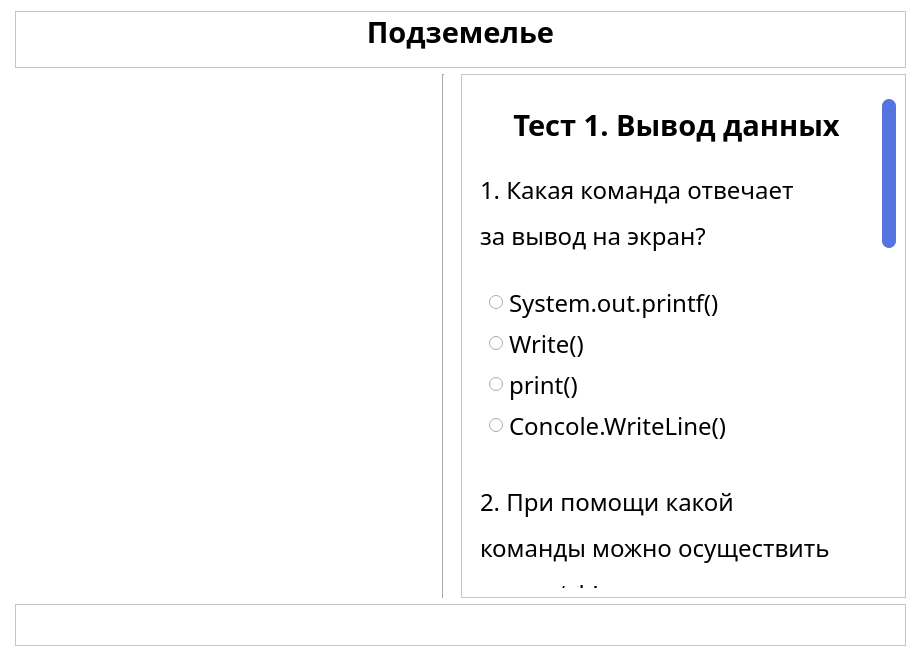
<?xml version="1.0" encoding="UTF-8"?>
<ui version="4.0">
 <class>Padavan_l1_2</class>
 <widget class="QMainWindow" name="Padavan_l1_2">
  <property name="geometry">
   <rect>
    <x>0</x>
    <y>0</y>
    <width>915</width>
    <height>657</height>
   </rect>
  </property>
  <property name="maximumSize">
   <size>
    <width>915</width>
    <height>657</height>
   </size>
  </property>
  <property name="windowTitle">
   <string>Level 1</string>
  </property>
  <property name="windowIcon">
   <iconset resource="../image/resource_rc.qrc">
    <normaloff>:/recurce/icon.png</normaloff>:/recurce/icon.png</iconset>
  </property>
  <widget class="QWidget" name="centralwidget">
   <property name="minimumSize">
    <size>
     <width>915</width>
     <height>657</height>
    </size>
   </property>
   <property name="styleSheet">
    <string notr="true">background-color: rgb(255, 255, 255);</string>
   </property>
   <layout class="QGridLayout" name="gridLayout">
    <property name="leftMargin">
     <number>15</number>
    </property>
    <property name="topMargin">
     <number>11</number>
    </property>
    <property name="bottomMargin">
     <number>11</number>
    </property>
    <item row="1" column="0">
     <widget class="QLabel" name="label_2">
      <property name="minimumSize">
       <size>
        <width>421</width>
        <height>483</height>
       </size>
      </property>
      <property name="maximumSize">
       <size>
        <width>421</width>
        <height>483</height>
       </size>
      </property>
      <property name="text">
       <string>&lt;html&gt;&lt;head/&gt;&lt;body&gt;&lt;p&gt;&lt;img src=&quot;:/recurce/Padavan_l1_2_image.png&quot;/&gt;&lt;/p&gt;&lt;/body&gt;&lt;/html&gt;</string>
      </property>
     </widget>
    </item>
    <item row="1" column="1">
     <widget class="Line" name="line">
      <property name="layoutDirection">
       <enum>Qt::LeftToRight</enum>
      </property>
      <property name="orientation">
       <enum>Qt::Vertical</enum>
      </property>
     </widget>
    </item>
    <item row="2" column="0" colspan="4">
     <widget class="QFrame" name="frame_2">
      <property name="maximumSize">
       <size>
        <width>16777215</width>
        <height>50</height>
       </size>
      </property>
      <property name="frameShape">
       <enum>QFrame::StyledPanel</enum>
      </property>
      <property name="frameShadow">
       <enum>QFrame::Raised</enum>
      </property>
      <layout class="QHBoxLayout" name="horizontalLayout">
       <property name="topMargin">
        <number>0</number>
       </property>
       <property name="bottomMargin">
        <number>0</number>
       </property>
       <item>
        <widget class="QPushButton" name="pushButton_4">
         <property name="sizePolicy">
          <sizepolicy hsizetype="Minimum" vsizetype="Fixed">
           <horstretch>0</horstretch>
           <verstretch>0</verstretch>
          </sizepolicy>
         </property>
         <property name="minimumSize">
          <size>
           <width>0</width>
           <height>40</height>
          </size>
         </property>
         <property name="maximumSize">
          <size>
           <width>16777215</width>
           <height>40</height>
          </size>
         </property>
         <property name="styleSheet">
          <string notr="true">image:url(:/recurce/map.png);
border: none;</string>
         </property>
         <property name="text">
          <string/>
         </property>
        </widget>
       </item>
       <item>
        <widget class="QPushButton" name="pushButton">
         <property name="minimumSize">
          <size>
           <width>0</width>
           <height>40</height>
          </size>
         </property>
         <property name="maximumSize">
          <size>
           <width>16777215</width>
           <height>40</height>
          </size>
         </property>
         <property name="styleSheet">
          <string notr="true">image: url(:/recurce/book.png);
border: none;</string>
         </property>
         <property name="text">
          <string/>
         </property>
        </widget>
       </item>
       <item>
        <widget class="QPushButton" name="pushButton_2">
         <property name="minimumSize">
          <size>
           <width>0</width>
           <height>30</height>
          </size>
         </property>
         <property name="maximumSize">
          <size>
           <width>16777215</width>
           <height>30</height>
          </size>
         </property>
         <property name="styleSheet">
          <string notr="true">image: url(:/recurce/next_btn.png);
border: none;</string>
         </property>
         <property name="text">
          <string/>
         </property>
        </widget>
       </item>
       <item>
        <widget class="QPushButton" name="pushButton_3">
         <property name="minimumSize">
          <size>
           <width>0</width>
           <height>40</height>
          </size>
         </property>
         <property name="maximumSize">
          <size>
           <width>16777215</width>
           <height>40</height>
          </size>
         </property>
         <property name="styleSheet">
          <string notr="true">image: url(:/recurce/home.png);
border: none;</string>
         </property>
         <property name="text">
          <string/>
         </property>
        </widget>
       </item>
      </layout>
     </widget>
    </item>
    <item row="0" column="0" colspan="4">
     <widget class="QFrame" name="frame_3">
      <property name="minimumSize">
       <size>
        <width>0</width>
        <height>50</height>
       </size>
      </property>
      <property name="maximumSize">
       <size>
        <width>16777215</width>
        <height>60</height>
       </size>
      </property>
      <property name="font">
       <font>
        <family>PT Sans</family>
        <pointsize>23</pointsize>
        <weight>75</weight>
        <bold>true</bold>
       </font>
      </property>
      <property name="frameShape">
       <enum>QFrame::StyledPanel</enum>
      </property>
      <property name="frameShadow">
       <enum>QFrame::Raised</enum>
      </property>
      <layout class="QVBoxLayout" name="verticalLayout_2">
       <property name="leftMargin">
        <number>0</number>
       </property>
       <property name="topMargin">
        <number>0</number>
       </property>
       <property name="rightMargin">
        <number>0</number>
       </property>
       <property name="bottomMargin">
        <number>15</number>
       </property>
       <item>
        <widget class="QLabel" name="label_3">
         <property name="font">
          <font>
           <family>PT Sans</family>
           <pointsize>23</pointsize>
           <weight>75</weight>
           <bold>true</bold>
          </font>
         </property>
         <property name="text">
          <string>&lt;html&gt;&lt;head/&gt;&lt;body&gt;&lt;p align=&quot;center&quot;&gt;&lt;span style=&quot; font-size:22pt;&quot;&gt;Подземелье&lt;/span&gt;&lt;/p&gt;&lt;/body&gt;&lt;/html&gt;</string>
         </property>
        </widget>
       </item>
      </layout>
     </widget>
    </item>
    <item row="1" column="3">
     <widget class="QFrame" name="frame">
      <property name="minimumSize">
       <size>
        <width>445</width>
        <height>0</height>
       </size>
      </property>
      <property name="maximumSize">
       <size>
        <width>445</width>
        <height>16777215</height>
       </size>
      </property>
      <property name="styleSheet">
       <string notr="true">
/* VERTICAL SCROLLBAR */
 QScrollBar:vertical {
	border: none;
    background:rgb(255, 255, 255);
    width: 14px;
    margin: 15px 0 15px 0;
	border-radius: 0px;
 }

/*  HANDLE BAR VERTICAL */
QScrollBar::handle:vertical {	
	background-color:rgb(85,116,226);
	min-height: 30px;
	border-radius: 7px;
}
QScrollBar::handle:vertical:hover{	
	background-color:rgb(85,116,226);
}
QScrollBar::handle:vertical:pressed {	
	background-color:rgb(85,116,226);
}

/* BTN TOP - SCROLLBAR */
QScrollBar::sub-line:vertical {
	border: none;
	background-color:rgb(255, 255, 255);
	height: 15px;
	border-top-left-radius: 7px;
	border-top-right-radius: 7px;
	subcontrol-position: top;
	subcontrol-origin: margin;
}
QScrollBar::sub-line:vertical:hover {	
	background-color:rgb(255, 255, 255);
}
QScrollBar::sub-line:vertical:pressed {	
	background-color:rgb(255, 255, 255);
}

/* BTN BOTTOM - SCROLLBAR */
QScrollBar::add-line:vertical {
	border: none;
	background-color:rgb(255, 255, 255);
	height: 15px;
	border-bottom-left-radius: 7px;
	border-bottom-right-radius: 7px;
	subcontrol-position: bottom;
	subcontrol-origin: margin;
}
QScrollBar::add-line:vertical:hover {	
	background-color:rgb(255, 255, 255);
}
QScrollBar::add-line:vertical:pressed {	
	background-color:rgb(85,116,226);
}

/* RESET ARROW */
QScrollBar::up-arrow:vertical, QScrollBar::down-arrow:vertical {
	background: none;
}
QScrollBar::add-page:vertical, QScrollBar::sub-page:vertical {
	background: none;
}
</string>
      </property>
      <property name="frameShape">
       <enum>QFrame::StyledPanel</enum>
      </property>
      <property name="frameShadow">
       <enum>QFrame::Raised</enum>
      </property>
      <layout class="QVBoxLayout" name="verticalLayout">
       <item>
        <widget class="QScrollArea" name="scrollArea">
         <property name="styleSheet">
          <string notr="true">
border: none;</string>
         </property>
         <property name="widgetResizable">
          <bool>true</bool>
         </property>
         <widget class="QWidget" name="scrollAreaWidgetContents">
          <property name="geometry">
           <rect>
            <x>0</x>
            <y>-1105</y>
            <width>407</width>
            <height>1600</height>
           </rect>
          </property>
          <property name="minimumSize">
           <size>
            <width>0</width>
            <height>1600</height>
           </size>
          </property>
          <layout class="QVBoxLayout" name="verticalLayout_3">
           <item>
            <widget class="QLabel" name="label">
             <property name="maximumSize">
              <size>
               <width>16777215</width>
               <height>50</height>
              </size>
             </property>
             <property name="font">
              <font>
               <family>PT Sans</family>
               <pointsize>22</pointsize>
               <weight>75</weight>
               <bold>true</bold>
              </font>
             </property>
             <property name="text">
              <string>&lt;html&gt;&lt;head/&gt;&lt;body&gt;&lt;p align=&quot;center&quot;&gt;Тест 1. Вывод данных&lt;/p&gt;&lt;/body&gt;&lt;/html&gt;</string>
             </property>
            </widget>
           </item>
           <item>
            <widget class="QLabel" name="label_4">
             <property name="maximumSize">
              <size>
               <width>16777215</width>
               <height>100</height>
              </size>
             </property>
             <property name="font">
              <font>
               <family>PT Sans</family>
               <pointsize>18</pointsize>
              </font>
             </property>
             <property name="text">
              <string>&lt;html&gt;&lt;head/&gt;&lt;body&gt;&lt;p align=&quot;justify&quot;&gt;1. Какая команда отвечает&lt;/p&gt;&lt;p align=&quot;justify&quot;&gt;за вывод   на экран?&lt;/p&gt;&lt;/body&gt;&lt;/html&gt;</string>
             </property>
            </widget>
           </item>
           <item>
            <widget class="QGroupBox" name="question_1">
             <property name="maximumSize">
              <size>
               <width>16777215</width>
               <height>180</height>
              </size>
             </property>
             <property name="font">
              <font>
               <family>PT Sans</family>
               <pointsize>18</pointsize>
              </font>
             </property>
             <property name="styleSheet">
              <string notr="true">
border: none;</string>
             </property>
             <property name="title">
              <string/>
             </property>
             <layout class="QVBoxLayout" name="verticalLayout_5">
              <item>
               <widget class="QRadioButton" name="q1_ask4">
                <property name="font">
                 <font>
                  <family>PT Sans</family>
                  <pointsize>18</pointsize>
                 </font>
                </property>
                <property name="text">
                 <string>System.out.printf()</string>
                </property>
               </widget>
              </item>
              <item>
               <widget class="QRadioButton" name="q1_ask2">
                <property name="font">
                 <font>
                  <family>PT Sans</family>
                  <pointsize>18</pointsize>
                 </font>
                </property>
                <property name="text">
                 <string>Write()</string>
                </property>
               </widget>
              </item>
              <item>
               <widget class="QRadioButton" name="q1_ask1">
                <property name="font">
                 <font>
                  <family>PT Sans</family>
                  <pointsize>18</pointsize>
                 </font>
                </property>
                <property name="text">
                 <string>print()</string>
                </property>
               </widget>
              </item>
              <item>
               <widget class="QRadioButton" name="q1_ask3">
                <property name="font">
                 <font>
                  <family>PT Sans</family>
                  <pointsize>18</pointsize>
                 </font>
                </property>
                <property name="text">
                 <string>Concole.WriteLine()</string>
                </property>
               </widget>
              </item>
             </layout>
            </widget>
           </item>
           <item>
            <widget class="QLabel" name="label_5">
             <property name="maximumSize">
              <size>
               <width>16777215</width>
               <height>250</height>
              </size>
             </property>
             <property name="font">
              <font>
               <family>PT Sans</family>
               <pointsize>18</pointsize>
              </font>
             </property>
             <property name="text">
              <string>&lt;html&gt;&lt;head/&gt;&lt;body&gt;&lt;p align=&quot;justify&quot;&gt;2. При помощи какой&lt;/p&gt;&lt;p align=&quot;justify&quot;&gt;команды можно осуществить&lt;/p&gt;&lt;p align=&quot;justify&quot;&gt;вывод ‘ab’ на экран после&lt;/p&gt;&lt;p align=&quot;justify&quot;&gt;выполнения &lt;/p&gt;&lt;p align=&quot;justify&quot;&gt;этой программы:&lt;/p&gt;&lt;/body&gt;&lt;/html&gt;</string>
             </property>
            </widget>
           </item>
           <item>
            <widget class="QLabel" name="label_6">
             <property name="maximumSize">
              <size>
               <width>16777215</width>
               <height>120</height>
              </size>
             </property>
             <property name="font">
              <font>
               <family>PT Sans</family>
               <pointsize>18</pointsize>
              </font>
             </property>
             <property name="styleSheet">
              <string notr="true">border-radius: 20px;
background-color: rgb(71,91,142);
color: rgb(255, 255, 255);</string>
             </property>
             <property name="text">
              <string>&lt;html&gt;&lt;head/&gt;&lt;body&gt;&lt;p align=&quot;center&quot;&gt;a = ‘a’&lt;/p&gt;&lt;p align=&quot;center&quot;&gt;b = ‘b’&lt;/p&gt;&lt;/body&gt;&lt;/html&gt;</string>
             </property>
            </widget>
           </item>
           <item>
            <widget class="QGroupBox" name="question_2">
             <property name="maximumSize">
              <size>
               <width>16777215</width>
               <height>180</height>
              </size>
             </property>
             <property name="styleSheet">
              <string notr="true">
border: none;</string>
             </property>
             <property name="title">
              <string/>
             </property>
             <layout class="QVBoxLayout" name="verticalLayout_6">
              <item>
               <widget class="QRadioButton" name="q2_ask4">
                <property name="font">
                 <font>
                  <family>PT Sans</family>
                  <pointsize>18</pointsize>
                 </font>
                </property>
                <property name="text">
                 <string>print(a+b)</string>
                </property>
               </widget>
              </item>
              <item>
               <widget class="QRadioButton" name="q2_ask1">
                <property name="font">
                 <font>
                  <family>PT Sans</family>
                  <pointsize>18</pointsize>
                 </font>
                </property>
                <property name="text">
                 <string>Write(a+b)</string>
                </property>
               </widget>
              </item>
              <item>
               <widget class="QRadioButton" name="q2_ask3">
                <property name="font">
                 <font>
                  <family>PT Sans</family>
                  <pointsize>18</pointsize>
                 </font>
                </property>
                <property name="text">
                 <string>print(a,b)</string>
                </property>
               </widget>
              </item>
              <item>
               <widget class="QRadioButton" name="q2_ask2">
                <property name="font">
                 <font>
                  <family>PT Sans</family>
                  <pointsize>18</pointsize>
                 </font>
                </property>
                <property name="text">
                 <string>Write(a, b)</string>
                </property>
               </widget>
              </item>
             </layout>
            </widget>
           </item>
           <item>
            <widget class="QLabel" name="label_7">
             <property name="maximumSize">
              <size>
               <width>16777215</width>
               <height>250</height>
              </size>
             </property>
             <property name="font">
              <font>
               <family>PT Sans</family>
               <pointsize>18</pointsize>
              </font>
             </property>
             <property name="text">
              <string>&lt;html&gt;&lt;head/&gt;&lt;body&gt;&lt;p align=&quot;justify&quot;&gt;3. При помощи какой &lt;/p&gt;&lt;p align=&quot;justify&quot;&gt;команды можно осуществить&lt;/p&gt;&lt;p align=&quot;justify&quot;&gt;вывод суммы переменных&lt;/p&gt;&lt;p align=&quot;justify&quot;&gt;на экран после выполнения&lt;/p&gt;&lt;p align=&quot;justify&quot;&gt;этой программы:&lt;/p&gt;&lt;/body&gt;&lt;/html&gt;</string>
             </property>
            </widget>
           </item>
           <item>
            <widget class="QLabel" name="label_8">
             <property name="maximumSize">
              <size>
               <width>16777215</width>
               <height>90</height>
              </size>
             </property>
             <property name="font">
              <font>
               <family>PT Sans</family>
               <pointsize>18</pointsize>
              </font>
             </property>
             <property name="styleSheet">
              <string notr="true">border-radius: 20px;
background-color: rgb(71,91,142);
color: rgb(255, 255, 255);</string>
             </property>
             <property name="text">
              <string>&lt;html&gt;&lt;head/&gt;&lt;body&gt;&lt;p align=&quot;center&quot;&gt;a = 1&lt;/p&gt;&lt;p align=&quot;center&quot;&gt;b = 2&lt;/p&gt;&lt;/body&gt;&lt;/html&gt;</string>
             </property>
            </widget>
           </item>
           <item>
            <widget class="QGroupBox" name="question_3">
             <property name="maximumSize">
              <size>
               <width>16777215</width>
               <height>180</height>
              </size>
             </property>
             <property name="styleSheet">
              <string notr="true">
border: none;</string>
             </property>
             <property name="title">
              <string/>
             </property>
             <layout class="QVBoxLayout" name="verticalLayout_7">
              <item>
               <widget class="QRadioButton" name="q3_ask4">
                <property name="font">
                 <font>
                  <family>PT Sans</family>
                  <pointsize>18</pointsize>
                 </font>
                </property>
                <property name="text">
                 <string>print(a+b)</string>
                </property>
               </widget>
              </item>
              <item>
               <widget class="QRadioButton" name="q3_ask1">
                <property name="font">
                 <font>
                  <family>PT Sans</family>
                  <pointsize>18</pointsize>
                 </font>
                </property>
                <property name="text">
                 <string>Write(a+b)</string>
                </property>
               </widget>
              </item>
              <item>
               <widget class="QRadioButton" name="q3_ask2">
                <property name="font">
                 <font>
                  <family>PT Sans</family>
                  <pointsize>18</pointsize>
                 </font>
                </property>
                <property name="text">
                 <string>print(a,b)</string>
                </property>
               </widget>
              </item>
              <item>
               <widget class="QRadioButton" name="q3_ask3">
                <property name="font">
                 <font>
                  <family>PT Sans</family>
                  <pointsize>18</pointsize>
                 </font>
                </property>
                <property name="text">
                 <string>Write(a, b)</string>
                </property>
               </widget>
              </item>
             </layout>
            </widget>
           </item>
           <item>
            <widget class="QPushButton" name="proverka">
             <property name="minimumSize">
              <size>
               <width>0</width>
               <height>50</height>
              </size>
             </property>
             <property name="font">
              <font>
               <family>PT Sans</family>
               <pointsize>18</pointsize>
               <weight>50</weight>
               <bold>false</bold>
              </font>
             </property>
             <property name="styleSheet">
              <string notr="true">color: rgb(255, 255, 255);
background-color: rgb(71,91,142);
border-radius: 11px;</string>
             </property>
             <property name="text">
              <string>Проверить</string>
             </property>
            </widget>
           </item>
          </layout>
         </widget>
        </widget>
       </item>
      </layout>
     </widget>
    </item>
   </layout>
  </widget>
 </widget>
 <resources>
  <include location="../image/resource_rc.qrc"/>
 </resources>
 <connections/>
</ui>
